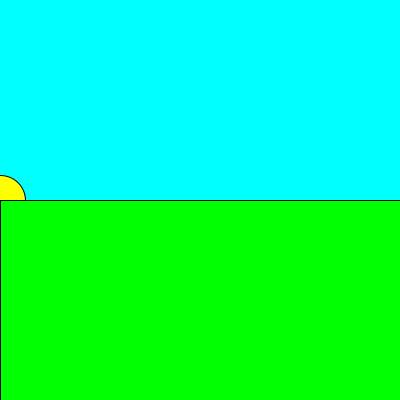
Frame 1 (no input)
Frame 60 (the mouse pressed at the canvas centre just before this capture): identical to frame 1, image omitted
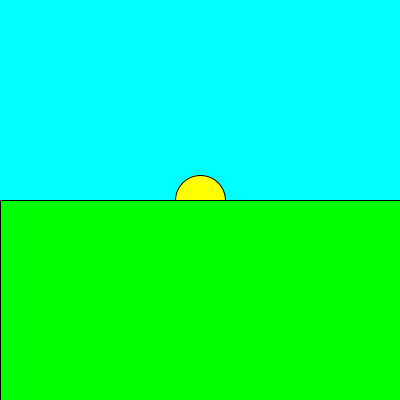
Frame 120 (the mouse held since frame 60 and released just before this capture)

The Processing sketch that drew these frames (run headless with seeded random() and noise(); from frame 60 on, the mouse is pressed at the canvas centre):

// Processing sketch: bug03
// ── bug03.pde
// The sun should rise with the mouseX position
//     left corner should be low on the horizon
//     right corner should be all the way up.
// excellent would be if the sun folows a half circle


void setup(){
  size(400,400);
}
void draw(){
  float sunX = mouseX;
  float sunH =mouseX/width;
  float sunY = 200-200*sunH;
  background(0, 255,255);
  fill(255,255,0);
  ellipse(sunX,sunY,50,50);
  fill( 0, 255, 0 );
  rect( 0, 200, width, 200 );
}
